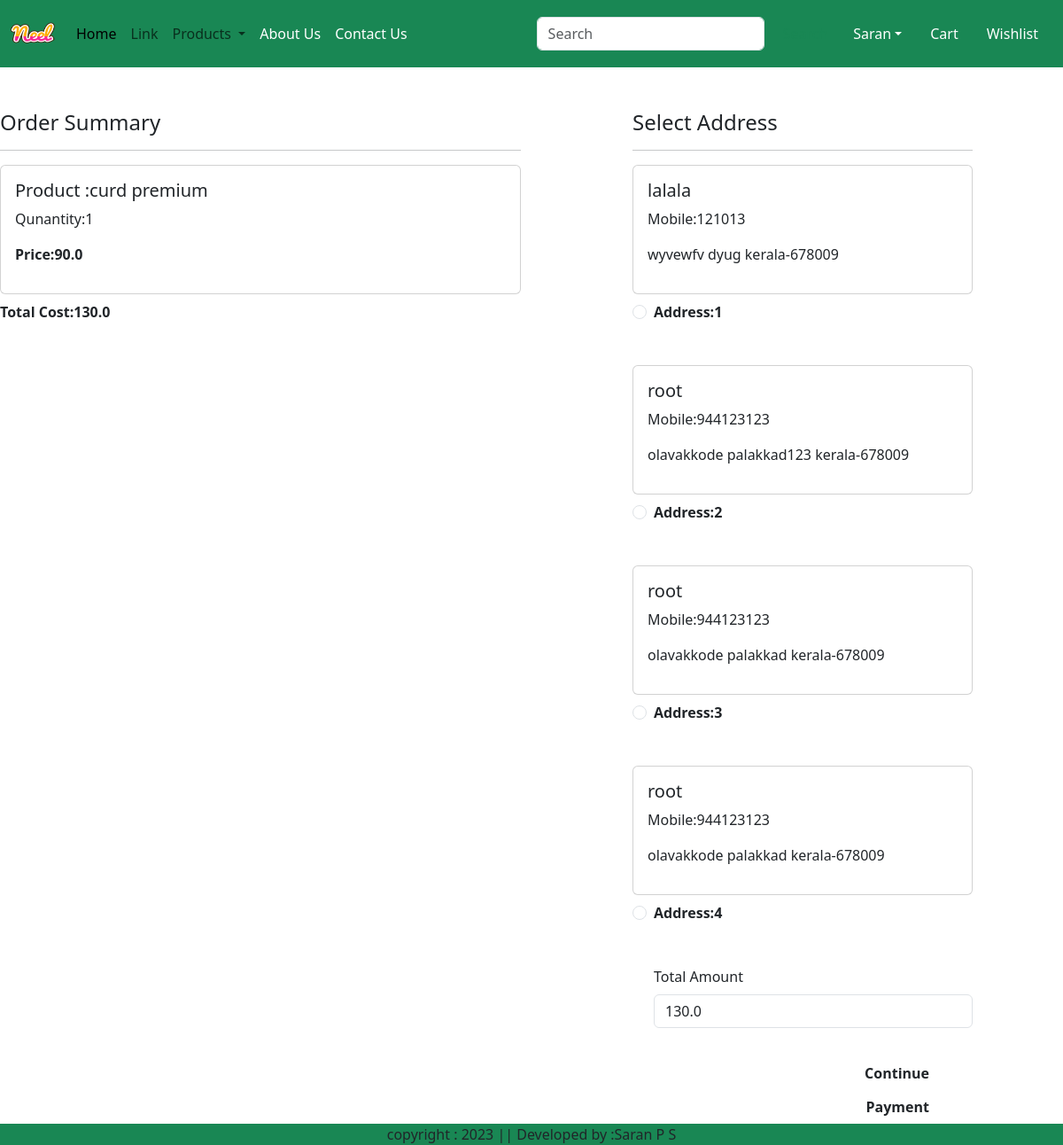
Before: /checkout/ (signed in) with the older database file.
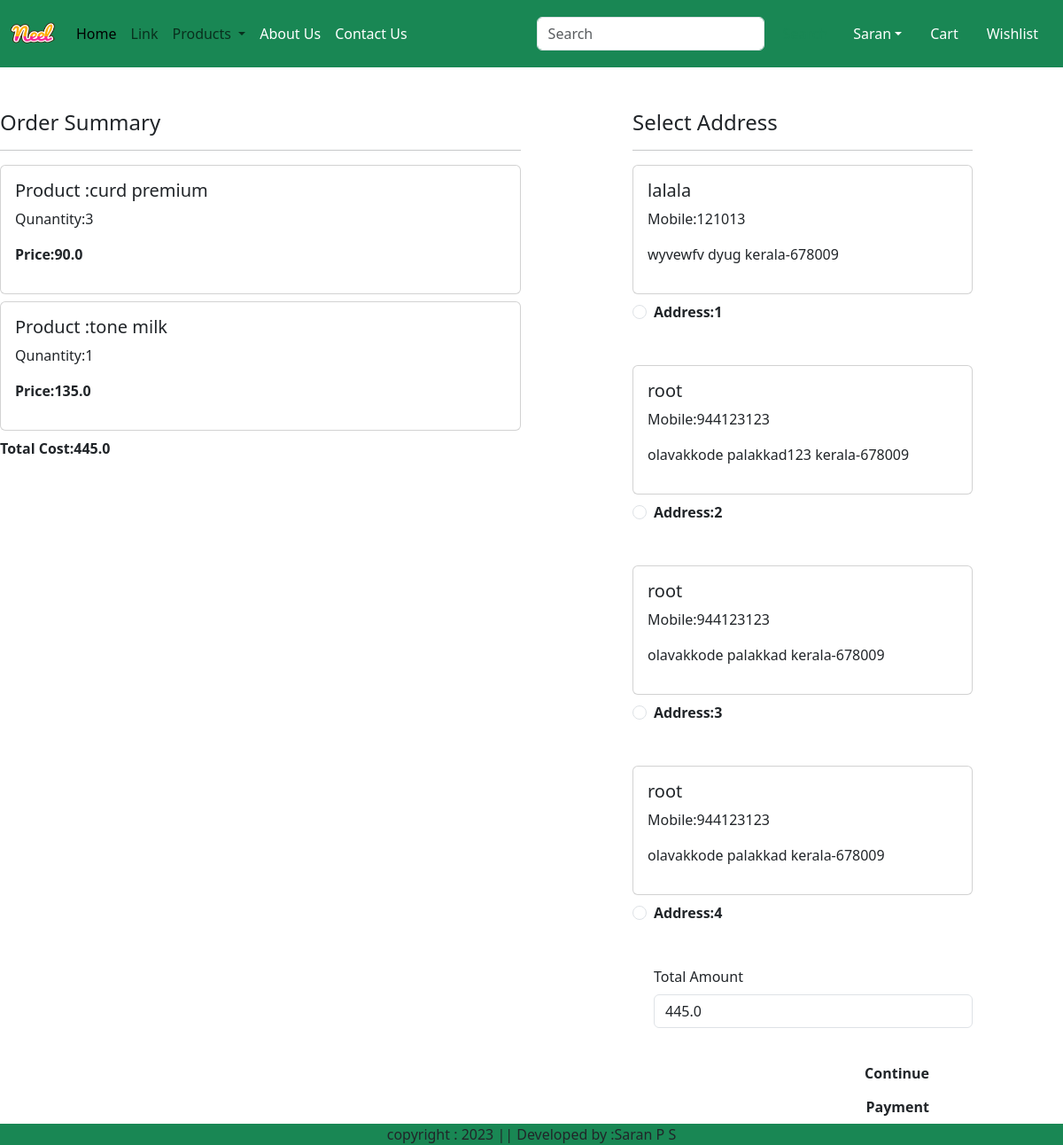
After: the same page with the newer database file.
### app/models.py (models this page shows, shortened)
class Cart(models.Model):
    user=models.ForeignKey(User,on_delete=models.CASCADE)
    product=models.ForeignKey(Product,on_delete=models.CASCADE)
    quantity=models.PositiveIntegerField(default=1)

class Product(models.Model):
    title=models.CharField(max_length=100)
    selling_price=models.FloatField()
    discounted_price=models.FloatField()
    description=models.TextField()
    composition=models.TextField(default='')
    prodapp=models.TextField(default='')
    category=models.CharField(choices=CATEGORY_CHOICES,max_length=2)
    product_image=models.ImageField(upload_to='product')

class Customer(models.Model):
    user=models.ForeignKey(User,on_delete=models.CASCADE)
    name=models.CharField(max_length=200)
    locality=models.CharField(max_length=200)
    city=models.CharField(max_length=50)
    mobile=models.IntegerField(default=0)
    zipcode=models.IntegerField()
    state=models.CharField(choices=STATE_CHOICES,max_length=100)

### app/views.py (the view)
# urls.py: path('checkout/',views.checkout.as_view(),name='checkout'),
class checkout(View):
    def get(self,request):
        user=request.user
        add=Customer.objects.filter(user=user)
        cart_items=Cart.objects.filter(user=user)
        famount=0
        for p in cart_items:
            value=p.quantity*p.product.discounted_price
            famount=famount+value
        totalamount=famount+40
        return render(request,'app/checkout.html',locals())

### app/templates/app/checkout.html (shortened to what this page needs)
{% extends 'app/base.html' %}
{% load static  %}
{% block main-content %}
<div classes='container'>
    <div class='row mt-5'>
        <div class='col-sm-6'>
            <h4>Order Summary</h4>
            <hr>
            {% for item in cart_items %}
                <div class='card mb-2'>
                    <div class='card-body'>
                        <h5>Product :{{item.product.title}}</h5>
                        <p>Qunantity:{{item.quantity}}</p>
                        <p class='fw-bold'>Price:{{item.product.discounted_price}}</p>
                    </div>
                </div>
            {% endfor %}
            <p class='fw-bold'>Total Cost:{{totalamount}}</p>
        </div>
        <div class='col-sm-4 offset-sm-1'>
            <h4>Select Address</h4>
            <hr>
            <form method='post' id='myform'>
                {% for ad in add %}
                    <div class='card'>
                        <div class='card-body'>
                            <h5>{{ad.name}}</h5>
                            <p>Mobile:{{ad.mobile}}</p>
                            <p>{{ad.locality}} {{ad.city}} {{ad.state}}-{{ad.zipcode}}</p>
                        </div>
                    </div>
                    <div class='form-check mt-2 mb-5'>
                        <input class='form-check-input' type='radio' name='custid' id="custadd{{forloop.counter}}" value="{{ad.id}}">
                        <label class='form-check-label fw-bold' for="custadd{{forloop.counter}}">
                        Address:{{forloop.counter}}</label>
                    </div>
                {% endfor %}
                <div class='form-check mb-3'>
                    <label for='totalamount' class='form-label'>Total Amount</label>
                    <input type='number' class='form-control' name='totamount' value="{{totalamount}}" readonly>
                </div>
                <div class='text-end'>
                    <button type="submit" class='btn btn-warning-3 mt-3 px-5 fw-bold'>Continue</button>
                    <button id='rzp-button1' type='submit' class='btn btn-waening-3 px-5 fw-bold'>Payment</button>
            </form>
        </div>
    </div>
</div>
{% endblock main-content %}

Changed rows visible on the page:
changed Cart "curd premium": quantity "1" → "3"
added Cart: product "tone milk", quantity "1", product.discounted_price "135.0"
Other visible differences:
{{ totalamount }}: "130.0" → "445.0"
form field totamount: "130.0" → "445.0"
